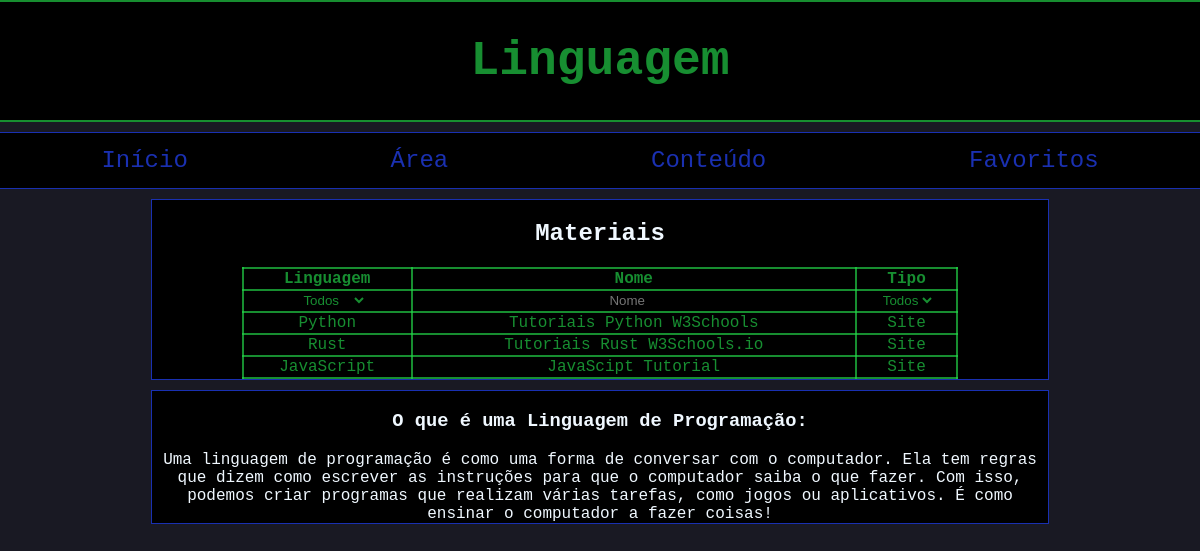
The app's page /ypw/linguagem.php, older data.
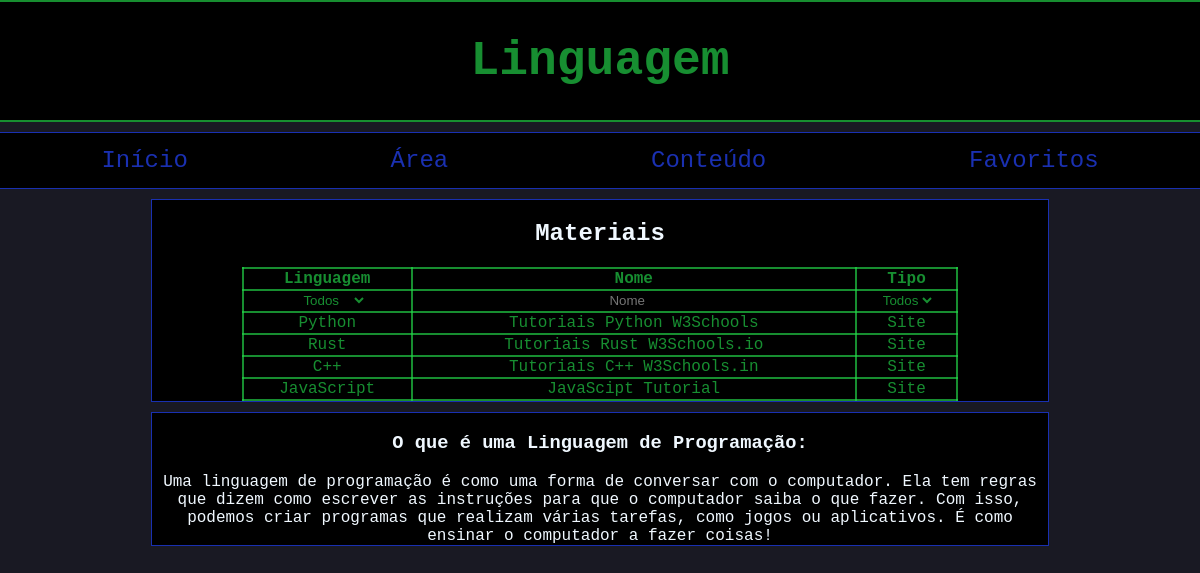
The same page, newer data.
### tables this page shows
create table material(
	id varchar(5) not null,
    nome varchar(100) not null,
    linguagem varchar(50),
    conteudo varchar(50),
    	link varchar(1000) not null,
    area varchar(50),
    primary key(id)
);

### ypw/linguagem.php (the view, shortened to what this page needs)
<?php
    require_once 'conn.php';
    $nome=$_GET['nome'];
    $senha=$_GET['senha'];
    $dic = array(
        "LV" => "Livro",
        "ST" => "Site",
        "VD" => "Vídeo"
    );
?>
<!DOCTYPE html>
<html lang="en">
<head>
    <link rel="stylesheet" href="css/algum.css">
</head>
<body>
    <div class="container">
        <header class="full">
            <h1 >Linguagem</h1>
        </header>
        <nav class="full">
            <a class="a" href="lobby.php?senha=<?php echo $senha?>&nome=<?php echo $nome?>">Início</a>
            <a class="a" href="area.php?senha=<?php echo $senha?>&nome=<?php echo $nome?>">Área</a>
            <a class="a" href="conteudo.php?senha=<?php echo $senha?>&nome=<?php echo $nome?>">Conteúdo</a>
            <a class="a" href="favorites.php?senha=<?php echo $senha?>&nome=<?php echo $nome?>">Favoritos</a>
        </nav>
        <section class="mid flexc">
            <h1>Materiais</h1>
            <table id="table">
                <tr>
                    <th>Linguagem</th>
                    <th>Nome</th>
                    <th>Tipo</th>
                </tr>
                <tr>
                    <th>
                        <select onchange="pecchanged()" id="pec" name="languagename">
                            <option value="td">Todos</option>
                          </select>
                    <th>
                        <input type="search" id="mt" name="materialname" placeholder="Nome" onsearch="mtchanged()">
                    </th>
                    <th>
                        <select onchange="tipochanged()" id="tipo" name="languagetipo">
                            <option value="td">Todos</option>
                        </select>
                    </th>
                </tr>
                <?php
                    $query = "SELECT * FROM material where linguagem!=''";
                    $query_run = mysqli_query($conn, $query);
                    if(mysqli_num_rows($query_run) > 0)
                        {
                            foreach($query_run as $material)
                            {
                                ?>
                                <tr>
                                    <td data-pec="<?= $material['linguagem']; ?>"><?= $material['linguagem']; ?></td>
                                    <td data-mt="<?= $material['nome']; ?>"><a id="mt" href="<?php echo $material['link']; ?>"><?= $material['nome']; ?></a></td>
                                    <td data-tipo="<?= $dic[substr($material['id'],0,2)]; ?>"><?= $dic[substr($material['id'],0,2)]; ?></td>
                                </tr>
                                <?php
                            }
                        }
            ?>
            </table>
    </section>
    <article class="mid flexd">
                <h3>O que é uma Linguagem de Programação:</h3>
                Uma linguagem de programação é como uma forma de conversar com o computador.
                Ela tem regras que dizem como escrever as instruções para que o computador saiba
                o que fazer. Com isso, podemos criar programas que realizam várias tarefas,
                 como jogos ou aplicativos. É como ensinar o computador a fazer coisas!
    </article>
    </div>
</body>
</html>

### ypw/css/algum.css (style rules this page uses)
body { margin: 0px; background-color:rgba(24, 24, 34, 0.993); font-family: A Std, monospace ; }
header { text-align: center; border: 2px solid rgba(36, 221, 76, 0.644); color: rgba(36, 221, 76, 0.644); background-color: black; border-left: 0px; border-right: 0px; font-size: x-large; }
.a:link, a:visited { color: rgba(31, 58, 212, 0.836); padding: 14px 25px; text-align: center; text-decoration: none; }
nav { background-color: black; border: rgba(31, 58, 212, 0.836),1px solid; border-left: 0px; border-right: 0px; display: flex; justify-content: space-around; flex-wrap: wrap; font-size: x-large; }
.flexd { background-color: black; color: aliceblue; border: rgba(31, 58, 212, 0.836),1px solid; display: flex; flex-direction: column; align-items: center; justify-content: center; text-align: center; }
.flexc { background-color: black; color: aliceblue; border: rgba(31, 58, 212, 0.836),1px solid; display: flex; flex-direction: column; align-items: center; flex-wrap: nowrap; }
.container { display: grid; grid-template-columns: repeat(8,1fr); gap: 10px; grid-auto-rows: minmax(50px,auto); }
.full { grid-column: 1/9; }
.mid { grid-column: 2/8; }
table { border: 2px solid rgba(36, 221, 76, 0.644); color: rgba(36, 221, 76, 0.644); background-color: black; border-collapse: collapse; width: 80%; }
th,tr,td { border: 2px solid rgba(36, 221, 76, 0.644); text-align: center; }
#tipo { background-color: black; color: rgba(36, 221, 76, 0.644); margin: 0px 0px; border: none; border-radius: 4px; cursor: pointer; text-align: center; }
#pec { background-color: black; color: rgba(36, 221, 76, 0.644); margin: 0px 0px; border: none; border-radius: 4px; cursor: pointer; text-align: center; }
#mt { background-color: black; color: rgba(36, 221, 76, 0.644); margin: 0px 0px; border: none; border-radius: 4px; cursor: pointer; text-align: center; }
#mt:link, #mt:visited { text-align: center; text-decoration: none; }

Row changes from the older to the newer data that the page shows:
now on this page (row edited): material: linguagem "C++", nome "Tutoriais C++ W3Schools.in", id "Site"
